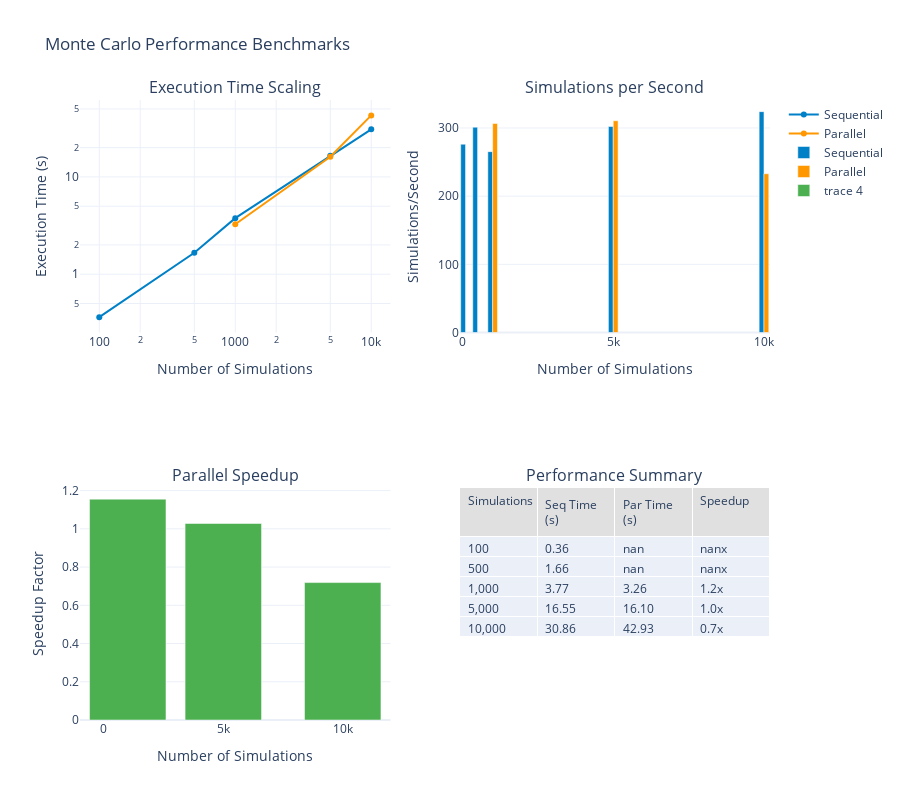

Source (notebook cell):
### Markdown cell above
## 2. Performance Benchmarking

### Code cell
def benchmark_performance():
    """Benchmark Monte Carlo engine performance."""
    
    simulation_sizes = [100, 500, 1000, 5000, 10000]
    results = []
    
    for n_sims in simulation_sizes:
        # Sequential run
        engine_seq = setup_simulation_engine(n_simulations=n_sims, parallel=False)
        
        print(f"\nRunning {n_sims:,} simulations (sequential)...")
        start_time = time.time()
        results_seq = engine_seq.run()
        seq_time = time.time() - start_time
        
        # Parallel run (if n_sims >= 1000)
        if n_sims >= 1000:
            engine_par = setup_simulation_engine(n_simulations=n_sims, parallel=True)
            
            print(f"Running {n_sims:,} simulations (parallel)...")
            start_time = time.time()
            results_par = engine_par.run()
            par_time = time.time() - start_time
            
            speedup = seq_time / par_time if par_time > 0 else 1.0
        else:
            par_time = None
            speedup = None
        
        results.append({
            'n_simulations': n_sims,
            'sequential_time': seq_time,
            'parallel_time': par_time,
            'speedup': speedup,
            'sims_per_second_seq': n_sims / seq_time if seq_time > 0 else 0,
            'sims_per_second_par': n_sims / par_time if par_time else None
        })
    
    perf_df = pd.DataFrame(results)
    
    # Create performance visualization
    fig = make_subplots(
        rows=2, cols=2,
        subplot_titles=(
            'Execution Time Scaling',
            'Simulations per Second',
            'Parallel Speedup',
            'Performance Summary'
        ),
        specs=[
            [{'type': 'scatter'}, {'type': 'bar'}],
            [{'type': 'bar'}, {'type': 'table'}]
        ]
    )
    
    # Execution time scaling
    fig.add_trace(
        go.Scatter(
            x=perf_df['n_simulations'],
            y=perf_df['sequential_time'],
            mode='lines+markers',
            name='Sequential',
            line=dict(color=WSJ_COLORS['blue'], width=2)
        ),
        row=1, col=1
    )
    
    if perf_df['parallel_time'].notna().any():
        fig.add_trace(
            go.Scatter(
                x=perf_df[perf_df['parallel_time'].notna()]['n_simulations'],
                y=perf_df[perf_df['parallel_time'].notna()]['parallel_time'],
                mode='lines+markers',
                name='Parallel',
                line=dict(color=WSJ_COLORS['orange'], width=2)
            ),
            row=1, col=1
        )
    
    # Simulations per second
    fig.add_trace(
        go.Bar(
            x=perf_df['n_simulations'],
            y=perf_df['sims_per_second_seq'],
            name='Sequential',
            marker_color=WSJ_COLORS['blue']
        ),
        row=1, col=2
    )
    
    if perf_df['sims_per_second_par'].notna().any():
        fig.add_trace(
            go.Bar(
                x=perf_df[perf_df['sims_per_second_par'].notna()]['n_simulations'],
                y=perf_df[perf_df['sims_per_second_par'].notna()]['sims_per_second_par'],
                name='Parallel',
                marker_color=WSJ_COLORS['orange']
            ),
            row=1, col=2
        )
    
    # Parallel speedup
    if perf_df['speedup'].notna().any():
        fig.add_trace(
            go.Bar(
                x=perf_df[perf_df['speedup'].notna()]['n_simulations'],
                y=perf_df[perf_df['speedup'].notna()]['speedup'],
                marker_color=WSJ_COLORS['green']
            ),
            row=2, col=1
        )
    
    # Performance summary table
    fig.add_trace(
        go.Table(
            header=dict(
                values=['Simulations', 'Seq Time (s)', 'Par Time (s)', 'Speedup'],
                fill_color=WSJ_COLORS['light_gray'],
                align='left'
            ),
            cells=dict(
                values=[
                    [f'{x:,}' for x in perf_df['n_simulations']],
                    [f'{x:.2f}' for x in perf_df['sequential_time']],
                    [f'{x:.2f}' if x else '-' for x in perf_df['parallel_time']],
                    [f'{x:.1f}x' if x else '-' for x in perf_df['speedup']]
                ],
                align='left'
            )
        ),
        row=2, col=2
    )
    
    # Update layout
    fig.update_layout(
        height=800,
        showlegend=True,
        title_text="Monte Carlo Performance Benchmarks",
        template='plotly_white',
        barmode='group'
    )
    
    fig.update_xaxes(title_text="Number of Simulations", row=1, col=1, type='log')
    fig.update_xaxes(title_text="Number of Simulations", row=1, col=2)
    fig.update_xaxes(title_text="Number of Simulations", row=2, col=1)
    
    fig.update_yaxes(title_text="Execution Time (s)", row=1, col=1, type='log')
    fig.update_yaxes(title_text="Simulations/Second", row=1, col=2)
    fig.update_yaxes(title_text="Speedup Factor", row=2, col=1)
    
    fig.show()
    
    print("\nPerformance Summary:")
    print("="*70)
    print(perf_df.to_string(index=False))
    
    # Check if we meet performance targets
    if 10000 in perf_df['n_simulations'].values:
        idx_10k = perf_df[perf_df['n_simulations'] == 10000].index[0]
        time_10k = perf_df.loc[idx_10k, 'parallel_time'] or perf_df.loc[idx_10k, 'sequential_time']
        
        print(f"\n10K simulations completed in {time_10k:.2f}s")
        if time_10k < 10:
            print("✓ Performance target met: < 10s for 10K simulations")
        else:
            print("✗ Performance target not met (target: < 10s)")

# Run benchmarks
benchmark_performance()

### Figure 1 — Plotly figure (JSON) as saved in the notebook; plotly's stock layout.template omitted (floating-point values rounded to 4 significant figures)
{"data": [{"line": {"color": "#0080C7", "width": 2}, "mode": "lines+markers", "name": "Sequential", "type": "scatter", "x": [100, 500, 1000, 5000, 10000], "xaxis": "x", "y": [0.3621, 1.66, 3.769, 16.55, 30.86], "yaxis": "y"}, {"line": {"color": "#FF9800", "width": 2}, "mode": "lines+markers", "name": "Parallel", "type": "scatter", "x": [1000, 5000, 10000], "xaxis": "x", "y": [3.262, 16.1, 42.93], "yaxis": "y"}, {"marker": {"color": "#0080C7"}, "name": "Sequential", "type": "bar", "x": [100, 500, 1000, 5000, 10000], "xaxis": "x2", "y": [276.2, 301.1, 265.3, 302.2, 324.0], "yaxis": "y2"}, {"marker": {"color": "#FF9800"}, "name": "Parallel", "type": "bar", "x": [1000, 5000, 10000], "xaxis": "x2", "y": [306.6, 310.6, 232.9], "yaxis": "y2"}, {"marker": {"color": "#4CAF50"}, "type": "bar", "x": [1000, 5000, 10000], "xaxis": "x3", "y": [1.155, 1.028, 0.7189], "yaxis": "y3"}, {"cells": {"align": "left", "values": [["100", "500", "1,000", "5,000", "10,000"], ["0.36", "1.66", "3.77", "16.55", "30.86"], ["nan", "nan", "3.26", "16.10", "42.93"], ["nanx", "nanx", "1.2x", "1.0x", "0.7x"]]}, "domain": {"x": [0.55, 1], "y": [0, 0.375]}, "header": {"align": "left", "fill": {"color": "#E0E0E0"}, "values": ["Simulations", "Seq Time (s)", "Par Time (s)", "Speedup"]}, "type": "table"}], "layout": {"annotations": [{"font": {"size": 16}, "showarrow": false, "text": "Execution Time Scaling", "x": 0.225, "xanchor": "center", "xref": "paper", "y": 1, "yanchor": "bottom", "yref": "paper"}, {"font": {"size": 16}, "showarrow": false, "text": "Simulations per Second", "x": 0.775, "xanchor": "center", "xref": "paper", "y": 1, "yanchor": "bottom", "yref": "paper"}, {"font": {"size": 16}, "showarrow": false, "text": "Parallel Speedup", "x": 0.225, "xanchor": "center", "xref": "paper", "y": 0.375, "yanchor": "bottom", "yref": "paper"}, {"font": {"size": 16}, "showarrow": false, "text": "Performance Summary", "x": 0.775, "xanchor": "center", "xref": "paper", "y": 0.375, "yanchor": "bottom", "yref": "paper"}], "barmode": "group", "height": 800, "showlegend": true, "title": {"text": "Monte Carlo Performance Benchmarks"}, "xaxis": {"anchor": "y", "domain": [0, 0.45], "title": {"text": "Number of Simulations"}, "type": "log"}, "xaxis2": {"anchor": "y2", "domain": [0.55, 1], "title": {"text": "Number of Simulations"}}, "xaxis3": {"anchor": "y3", "domain": [0, 0.45], "title": {"text": "Number of Simulations"}}, "yaxis": {"anchor": "x", "domain": [0.625, 1], "title": {"text": "Execution Time (s)"}, "type": "log"}, "yaxis2": {"anchor": "x2", "domain": [0.625, 1], "title": {"text": "Simulations/Second"}}, "yaxis3": {"anchor": "x3", "domain": [0, 0.375], "title": {"text": "Speedup Factor"}}}}
